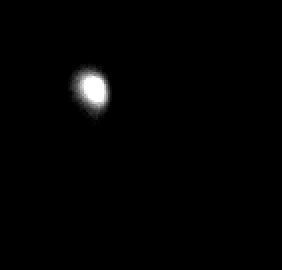
#> input picture roi_frames/frame_90.png, 141 x 135 px, found by its file name (shown 2 times larger)
$ jupyter execute --allow-errors Project.ipynb   (shell and % lines are left out)   (older library calls are emulated)
#> lines starting #> are read from the running program, lines starting #| are printed output that depends on the picture
[cell 1]
import os
import cv2
import numpy as np
import matplotlib.pyplot as plt

import torch
from torch.utils.data import Dataset, DataLoader

import segmentation_models_pytorch as smp

from sklearn.metrics import (
    precision_score,
    recall_score,
    accuracy_score,
    jaccard_score
)

from google.colab import drive

#> (a cell that did not finish here is left out)

[cell 3]
images_dir = "/content/drive/MyDrive/MeltPoolDataset/images"

masks_dir = "/content/drive/MyDrive/MeltPoolDataset/masks"

[cell 4]
class MeltPoolDataset(Dataset):

    def __init__(self, images_dir, masks_dir):

        self.images_dir = images_dir
        self.masks_dir = masks_dir

        self.images = sorted(os.listdir(masks_dir))

    def __len__(self):
        return len(self.images)

    def __getitem__(self, idx):

        img_name = self.images[idx]

        img_path = os.path.join(self.images_dir, img_name)
        mask_path = os.path.join(self.masks_dir, img_name)

        image = cv2.imread(img_path)
        image = cv2.cvtColor(image, cv2.COLOR_BGR2RGB)

        mask = cv2.imread(mask_path, 0)

        image = cv2.resize(image, (256,256))
        mask = cv2.resize(mask, (256,256))

        image = image / 255.0
        mask = mask / 255.0

        image = torch.tensor(image).permute(2,0,1).float()
        mask = torch.tensor(mask).unsqueeze(0).float()

        return image, mask

#> (a cell that did not finish here is left out)

#> (a cell that did not finish here is left out)

#> (a cell that did not finish here is left out)

#> (a cell that did not finish here is left out)

[cell 9]
epochs = 20

#> (the rest of this cell did not finish here and is left out)

#> (a cell that did not finish here is left out)

#> (a cell that did not finish here is left out)

#> (a cell that did not finish here is left out)

#> (a cell that did not finish here is left out)

[cell 14]
epochs = 20

#> (the rest of this cell did not finish here and is left out)

#> (a cell that did not finish here is left out)

[cell 16]
sample_img = cv2.imread(
    "/content/drive/MyDrive/MeltPoolDataset/images/frame_90.png"
)
#> sample_img is the input picture: shape (135, 141, 3); min 0, max 255, mean 2.9

sample_img = cv2.cvtColor(sample_img, cv2.COLOR_BGR2RGB)

img = cv2.resize(sample_img, (256,256))
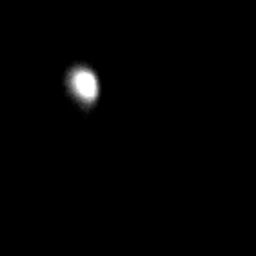
#> img: shape (256, 256, 3); min 0, max 255, mean 2.9

input_img = img / 255.0

#> (the rest of this cell did not finish here and is left out)
